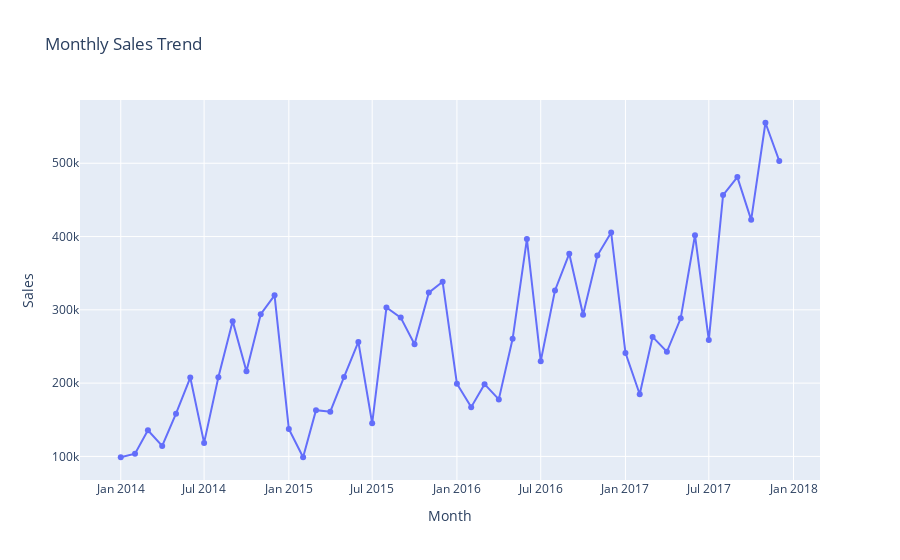

Source (notebook cell):
### Code cell
# 🔹 Monthly Sales Trend
monthly_sales = orders_df.groupby('Month')['Sales'].sum().reset_index().sort_values('Month')
fig2 = px.line(monthly_sales, x='Month', y='Sales', title='Monthly Sales Trend', markers=True)
fig2.show()

### Figure 1 — Plotly figure (JSON) as saved in the notebook; plotly's stock layout.template omitted (floating-point values rounded to 4 significant figures)
{"data": [{"hovertemplate": "Month=%{x}<br>Sales=%{y}<extra></extra>", "legendgroup": "", "line": {"color": "#636efa", "dash": "solid"}, "marker": {"symbol": "circle"}, "mode": "lines+markers", "name": "", "orientation": "v", "showlegend": false, "type": "scatter", "x": ["2014-01", "2014-02", "2014-03", "2014-04", "2014-05", "2014-06", "2014-07", "2014-08", "2014-09", "2014-10", "2014-11", "2014-12", "2015-01", "2015-02", "2015-03", "2015-04", "2015-05", "2015-06", "2015-07", "2015-08", "2015-09", "2015-10", "2015-11", "2015-12", "2016-01", "2016-02", "2016-03", "2016-04", "2016-05", "2016-06", "2016-07", "2016-08", "2016-09", "2016-10", "2016-11", "2016-12", "2017-01", "2017-02", "2017-03", "2017-04", "2017-05", "2017-06", "2017-07", "2017-08", "2017-09", "2017-10", "2017-11", "2017-12"], "xaxis": "x", "y": [98900.0, 103700.0, 135700.0, 114300.0, 158200.0, 207600.0, 118400.0, 208100.0, 284600.0, 216100.0, 293900.0, 319800.0, 137400.0, 98850.0, 163100.0, 161100.0, 208400.0, 256200.0, 145200.0, 303100.0, 289400.0, 252900.0, 323500.0, 338300.0, 199200.0, 167200.0, 198600.0, 177800.0, 260500.0, 396500.0, 229900.0, 326500.0, 376600.0, 293400.0, 374000.0, 405500.0, 241300.0, 184800.0, 263100.0, 242800.0, 288400.0, 401800.0, 258700.0, 456600.0, 481200.0, 422800.0, 555300.0, 503100.0], "yaxis": "y"}], "layout": {"legend": {"tracegroupgap": 0}, "title": {"text": "Monthly Sales Trend"}, "xaxis": {"anchor": "y", "domain": [0, 1], "title": {"text": "Month"}}, "yaxis": {"anchor": "x", "domain": [0, 1], "title": {"text": "Sales"}}}}
